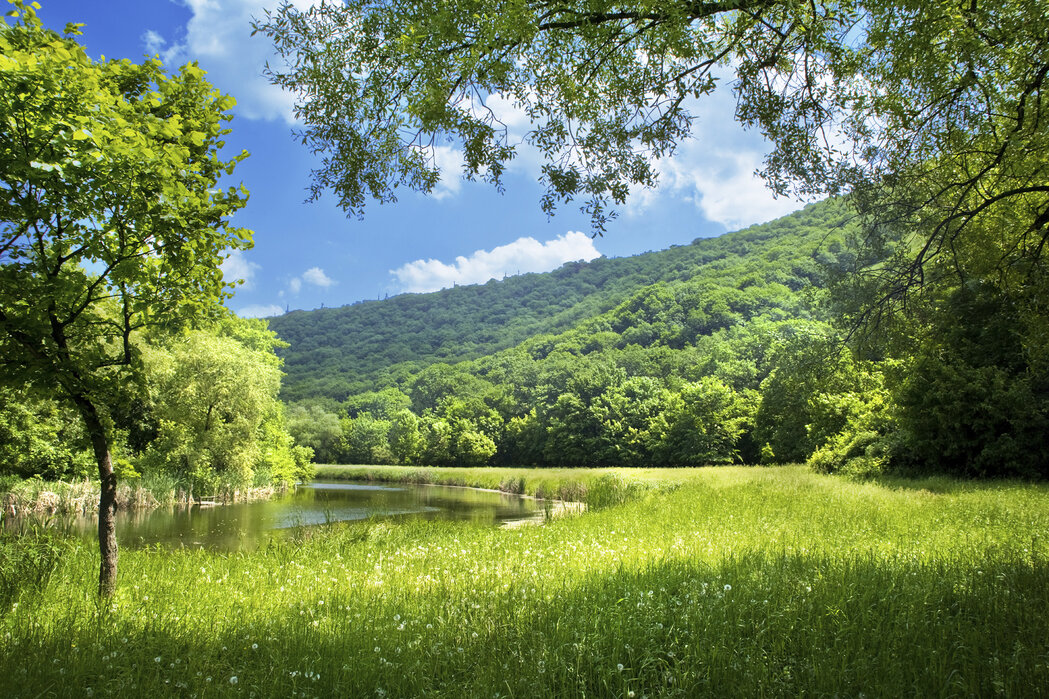
#> input picture pic.jpg, 1049 x 699 px
$ jupyter execute seg.ipynb
#> lines starting #> are read from the running program, lines starting #| are printed output that depends on the picture; after the words box and inside, x2 and y2 are one past the last pixel; in counts of white or black regions, pixels touching at a corner belong together
[cell 1]
import cv2
import numpy as np
from PIL import Image
import matplotlib.pyplot as plt

[cell 2]
pic = cv2.imread('pic.jpg')
#> pic is the input picture: shape (699, 1049, 3); mean B, G, R 85.6, 128.1, 108.8
pic2 = cv2.imread('pic2.jpg')
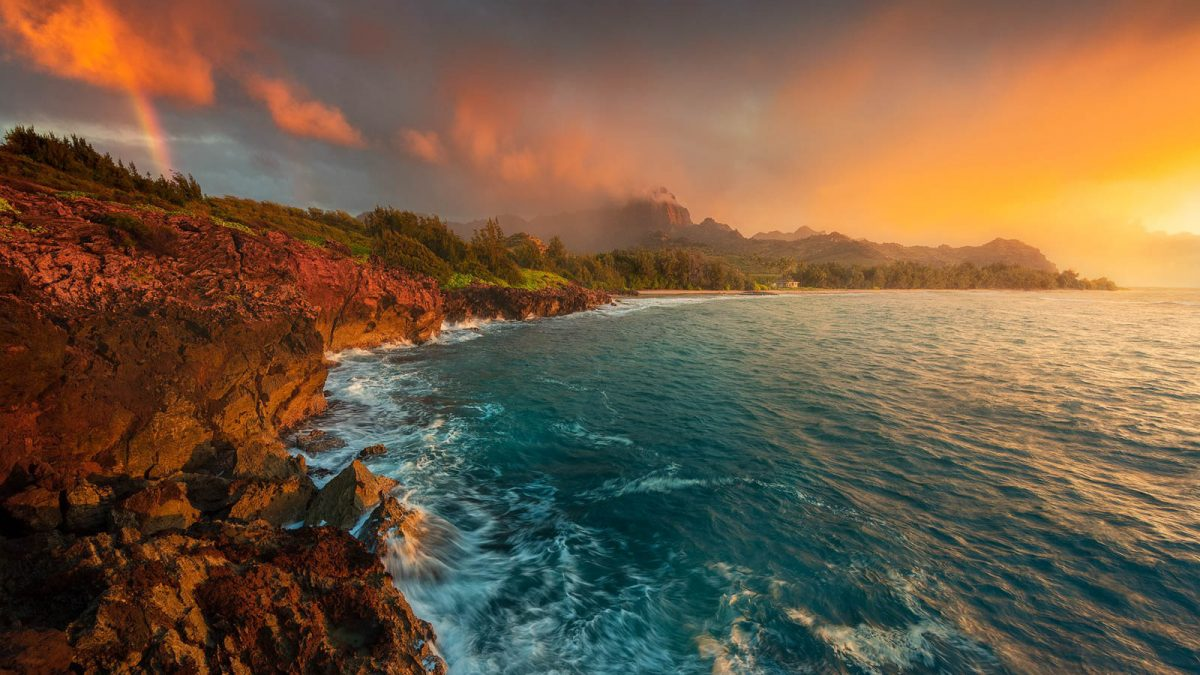
#> input picture pic2.jpg, 1200 x 675 px
#> pic2 is the input picture: shape (675, 1200, 3); mean B, G, R 67.4, 91.7, 115.3
pic = cv2.cvtColor(pic, cv2.COLOR_BGR2RGB)
pic2 = cv2.cvtColor(pic2, cv2.COLOR_BGR2RGB)
fig, axs = plt.subplots(1, 2, figsize=(20,40))
axs[0].imshow(pic)
axs[0].set_title('pic.jpg', fontsize=40)
axs[1].imshow(pic2)
axs[1].set_title('pic2.jpg', fontsize=40)
# plt.imshow(pic)
plt.show()
print(pic.shape, pic2.shape)
#| (699, 1049, 3) (675, 1200, 3)

[cell 3]
red_channel = pic[:, :, 0]
green_channel = pic[:, :, 1]
blue_channel = pic[:, :, 2]

red_channel_2 = pic2[:, :, 0]
green_channel_2 = pic2[:, :, 1]
blue_channel_2 = pic2[:, :, 2]
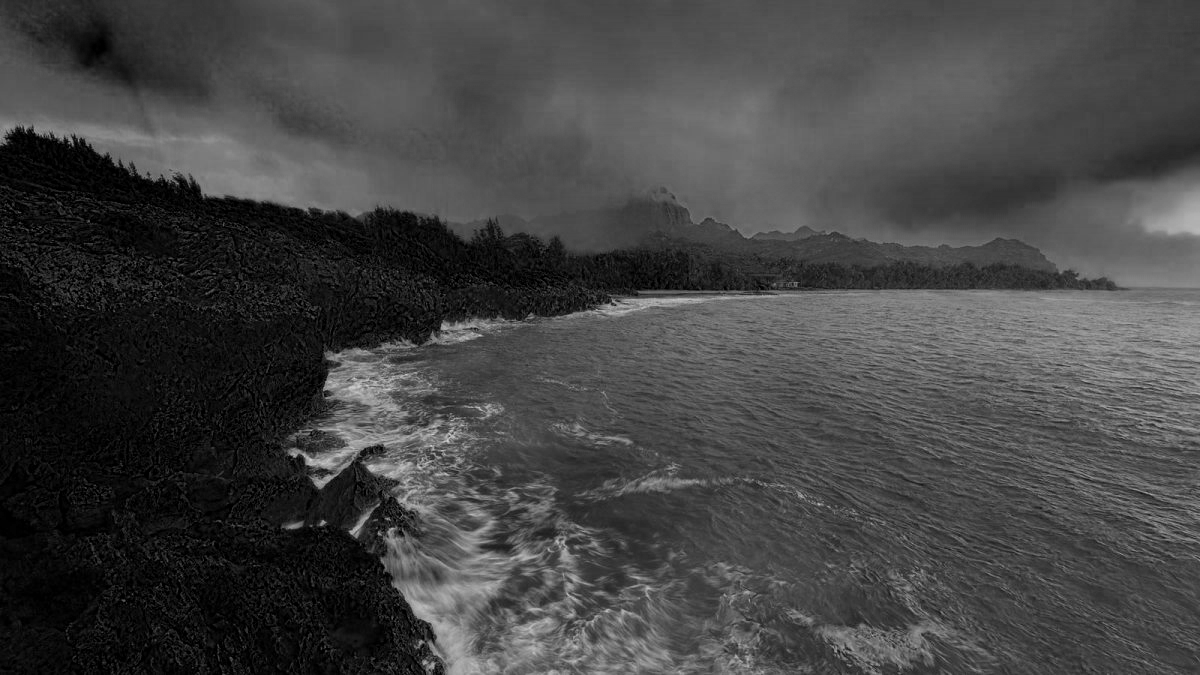
#> blue_channel_2: shape (675, 1200); min 0, max 210, mean 67.4

fig, axs = plt.subplots(2, 3, figsize=(20, 10))

axs[0][0].imshow(red_channel, cmap='gray')
axs[0][0].set_title('Red', fontsize=40)
axs[0][1].imshow(blue_channel, cmap='gray')
axs[0][1].set_title('Blue', fontsize=40)
axs[0][2].imshow(green_channel, cmap='gray')
axs[0][2].set_title('Green', fontsize=40)
axs[1][0].imshow(red_channel_2, cmap='gray')
axs[1][0].set_title('Red', fontsize=40)
axs[1][1].imshow(blue_channel_2, cmap='gray')
axs[1][1].set_title('Blue', fontsize=40)
axs[1][2].imshow(green_channel_2, cmap='gray')
axs[1][2].set_title('Green', fontsize=40)
plt.show()

[cell 4]
red_avg = pic[:, :, 0].mean()
#> red_avg = 108.8
green_avg = pic[:, :, 1].mean()
#> green_avg = 128.1
blue_avg = pic[:, :, 2].mean()
#> blue_avg = 85.57

pic_gray = cv2.cvtColor(pic, cv2.COLOR_RGB2GRAY)
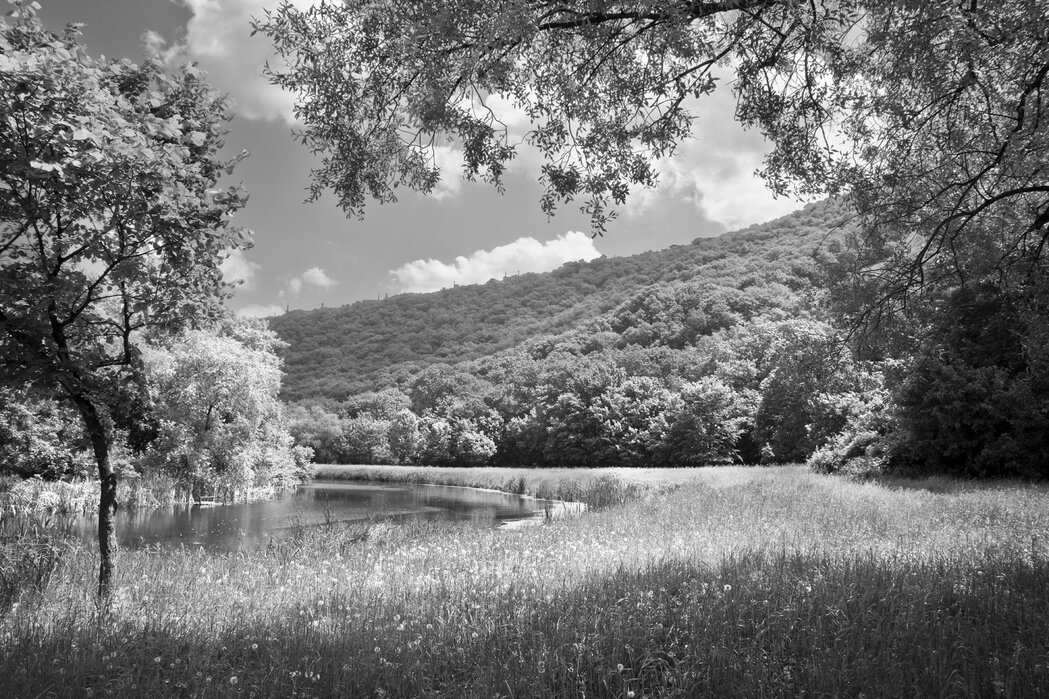
#> pic_gray: shape (699, 1049); min 0, max 255, mean 117.5
# print(np.unique(pic_gray))
gray_avg = pic_gray.mean()
#> gray_avg = 117.5
w, h = pic_gray.shape[0],  pic_gray.shape[1]
#> w = 699; h = 1049
pic_gray_flat = pic_gray.flat

for i in range(len(pic_gray_flat)):
    if pic_gray_flat[i] <= gray_avg:
        pic_gray_flat[i] = 0
    else:
        pic_gray_flat[i] = 255

pic_gray_reconstructed = np.array(pic_gray_flat).reshape(w,h)
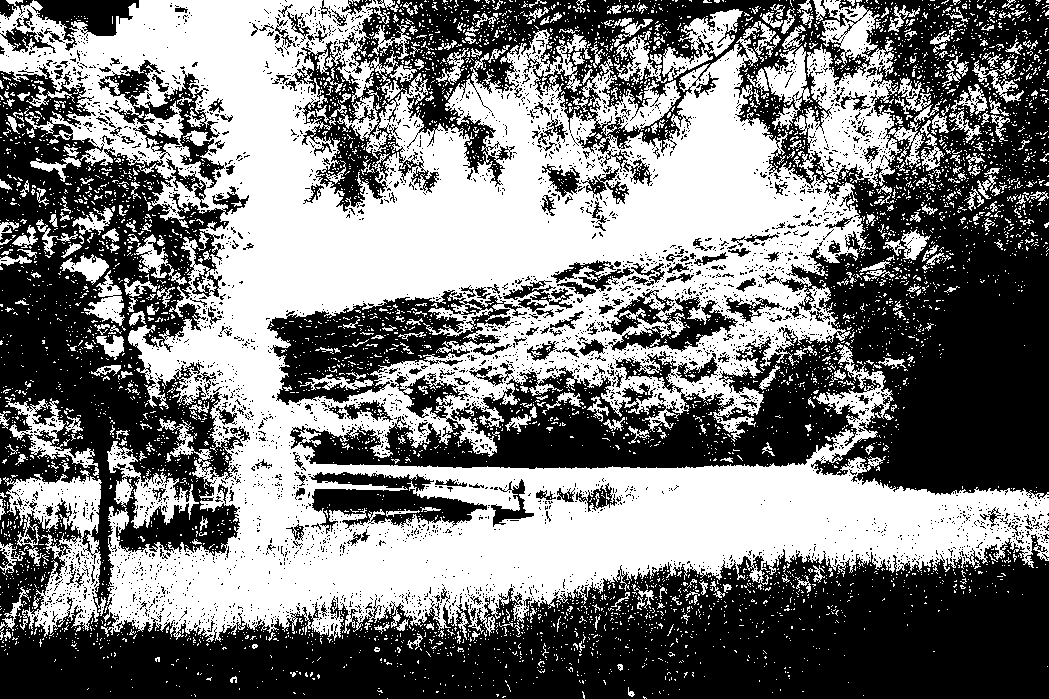
#> pic_gray_reconstructed: shape (699, 1049); 48.5% white; 5515 white regions (5158 under 20 px), largest, box (x1, y1, x2, y2) and area: (0, 0, 1049, 642) 294963, (3, 470, 102, 637) 7365, (107, 441, 199, 529) 2280
plt.imshow(pic_gray_reconstructed, cmap='gray')
print(np.unique(pic_gray_reconstructed))
#| [  0 255]

[cell 5]
pic_gray = cv2.cvtColor(pic, cv2.COLOR_RGB2GRAY)
np.unique(pic_gray / 255)
pic_gray_0_1 = pic_gray / 255
pic_gray_flat = pic_gray_0_1.flat
gray_avg = pic_gray_0_1.mean()
#> gray_avg = 0.461

for i in range(len(pic_gray_flat)):
    if pic_gray_flat[i] >= 0.75:
        pic_gray_flat[i] = 1
    elif pic_gray_flat[i] >= 0.5:
        pic_gray_flat[i] = 0.75
    elif pic_gray_flat[i] >= 0.25:
        pic_gray_flat[i] = 0.5
    else:
        pic_gray_flat[i] = 0
print(np.unique(pic_gray_reconstructed))
#| [  0 255]
pic_gray_reconstructed = np.array(np.array(pic_gray_flat) * 255).reshape(w,h)
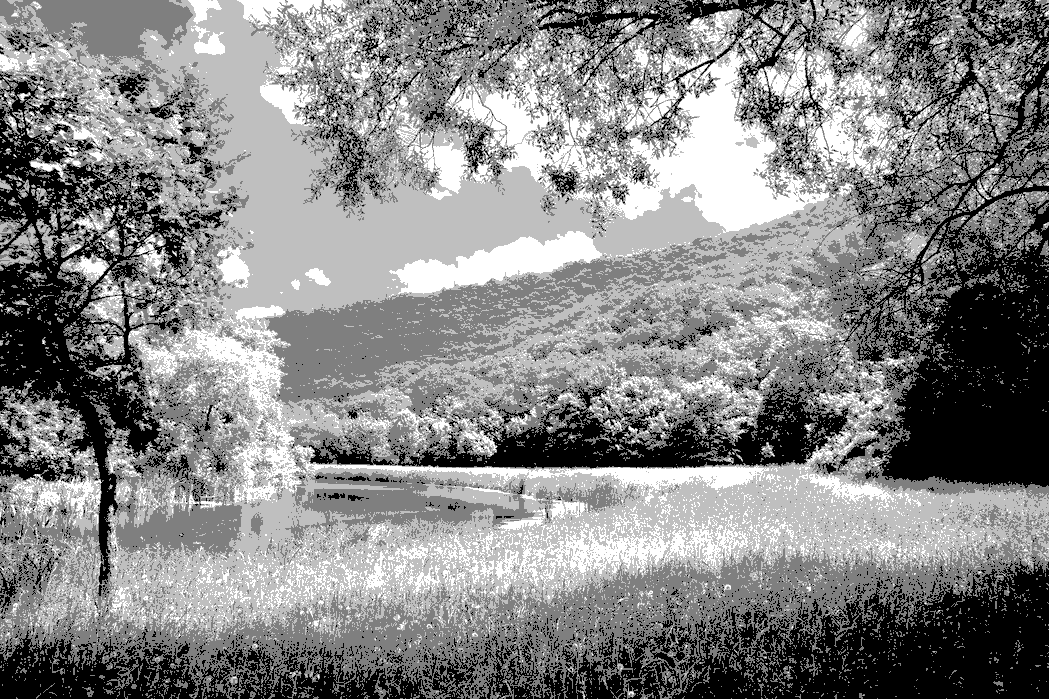
#> pic_gray_reconstructed: shape (699, 1049) float64; min 0, max 255, mean 134.4
plt.imshow(pic_gray_reconstructed, cmap='gray')
print(np.unique(pic_gray_reconstructed))
#| [  0.   127.5  191.25 255.  ]
